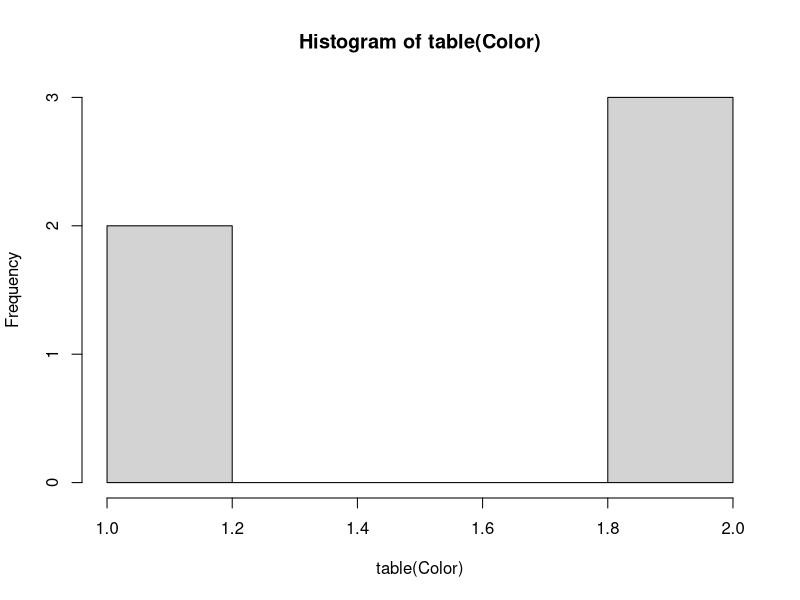
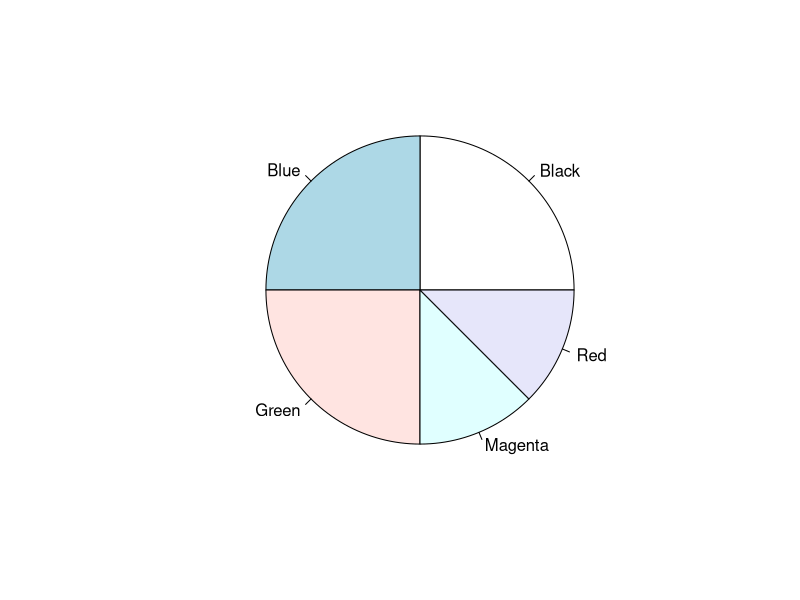

Write R code to recreate these figures, in order.
student=c("A","A","P","P","A","P","A")
Siblings=c(2,1,2,4,1,0,1,2,4,2)
Color= c('Red','Blue','Green','Magenta','Green','Black','Blue','Black')
Color
student;Siblings;Color
table(student)
table(Siblings)
table(Color)
cbind(table(student))
cbind(table(Siblings))
cbind(table(Color))
hist(table(Color))
pie(table(Color))

x=rnorm(100,mean=5,sd=6)
x
y=rnorm(100)
y
m=ceiling(runif(50,0,10))
m
set.seed(1234)
m=ceiling(runif(50,0,10))
m
set.seed(1234)
m=ceiling(runif(50,0,10))
m
cat(m)
breaks=seq(0,100,by=10)
breaks
cat(breaks)
marks.cut=cut(x,breaks)
marks.cut
marks.cut=table(marks.cut)
marks.cut
cbind(marks.cut)
